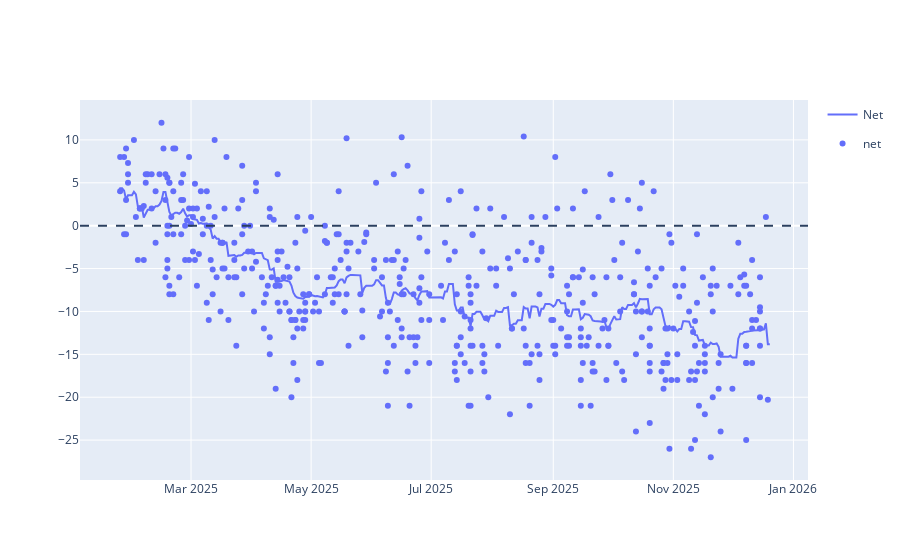

The notebook cell this image was saved under:
### Code cell
line = px.line(approval_avg, x='Date', y=['Net'])
scatter = px.scatter(polls_df[polls_df['end_date'] >= pd.to_datetime('2025-01-24')], x='end_date', y=['net'])
                     #trendline='lowess', trendline_options=dict(frac=0.2))
fig = go.Figure(data=line.data + scatter.data)
fig.add_hline(y=0, line_dash='dash')
fig.show()

### Figure 1 — Plotly figure (JSON) as saved in the notebook; plotly's stock layout.template omitted (floating-point values rounded to 4 significant figures; data arrays with more than 128 entries replaced by an {"elided": "..."} marker saying what was removed)
{"data": [{"hovertemplate": "variable=Net<br>Date=%{x}<br>value=%{y}<extra></extra>", "legendgroup": "Net", "line": {"color": "#636efa", "dash": "solid"}, "marker": {"symbol": "circle"}, "mode": "lines", "name": "Net", "orientation": "v", "showlegend": true, "type": "scatter", "x": {"elided": "332 str values"}, "xaxis": "x", "y": {"elided": "332 float values"}, "yaxis": "y"}, {"hovertemplate": "variable=net<br>end_date=%{x}<br>value=%{y}<extra></extra>", "legendgroup": "net", "marker": {"color": "#636efa", "symbol": "circle"}, "mode": "markers", "name": "net", "orientation": "v", "showlegend": true, "type": "scatter", "x": {"elided": "483 str values"}, "xaxis": "x", "y": {"elided": "483 float values"}, "yaxis": "y"}], "layout": {"shapes": [{"line": {"dash": "dash"}, "type": "line", "x0": 0, "x1": 1, "xref": "x domain", "y0": 0, "y1": 0, "yref": "y"}]}}
